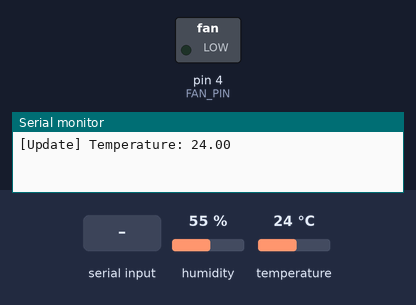
A sketch run on a simulated Arduino Uno, built with avr-gcc and run on an emulated ATmega328P. Parts: switched loads named in the sketch (green lamp = pin HIGH), the last lines printed to the serial monitor. The inputs (shaded band) are chosen by the test bench; at power-on: temperature 24 °C, humidity 55 %.

Above: at 1.2 s.
1.3 s: "1" received over the second serial link
2.8 s: temperature set to 27 °C
At 5.1 s:
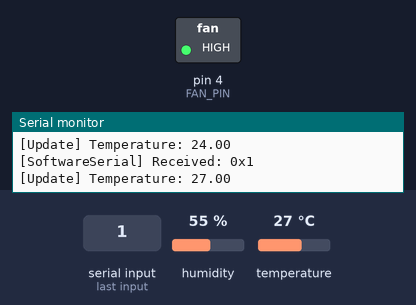
5.5 s: temperature set to 12 °C
At 7.2 s:
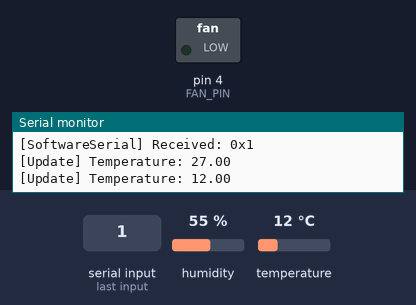
7.5 s: temperature set to 28 °C
At 8.6 s:
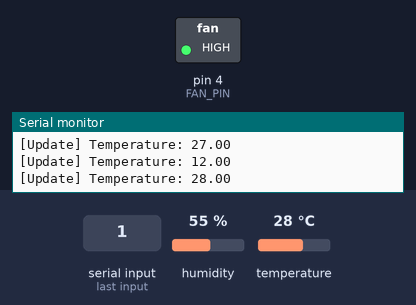
Timing chart, 0 to 10.5 s (numbered marks = the images above; inputs shaded):
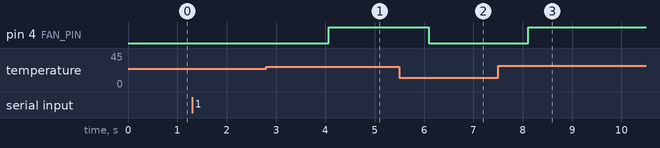

The sketch:

fan_module.ino
```cpp
#include <DHT.h>
#include <SoftwareSerial.h>

#define DHT_PIN 3
#define FAN_PIN 4

SoftwareSerial esp(2, NULL);

const float MAX_TEMP = 26;
float last_temp = 0;

DHT dht(DHT_PIN, DHT11);
bool val = false;

void setup() {
  Serial.begin(9600);
  esp.begin(9600);
  pinMode(FAN_PIN, OUTPUT);
  dht.begin();
}

void loop() {
  if (esp.available() > 0) {
    val = esp.read();
    Serial.print("[SoftwareSerial] Received: 0x");
    Serial.println(val, HEX);
  }
  float t = dht.readTemperature();
  if (isnan(t)) {
    Serial.println("[Error] DHT sensor unavailable");
    delay(500);
    return;
  }
  digitalWrite(FAN_PIN, (t >= MAX_TEMP && val));
  if (last_temp != t) {
    Serial.print("[Update] Temperature: ");
    Serial.println(t);
    last_temp = t;
  }
}
```

Measured:
- the behaviour switches between 25 and 26 °C on temperature (found by bisection; images 0 and 1)
- after the input at 2.8 s, pin 4 (FAN_PIN): LOW → HIGH after 1.3 s
- after the input at 5.5 s, pin 4 (FAN_PIN): HIGH → LOW after 0.59 s
- after the input at 7.5 s, pin 4 (FAN_PIN): LOW → HIGH after 0.62 s
